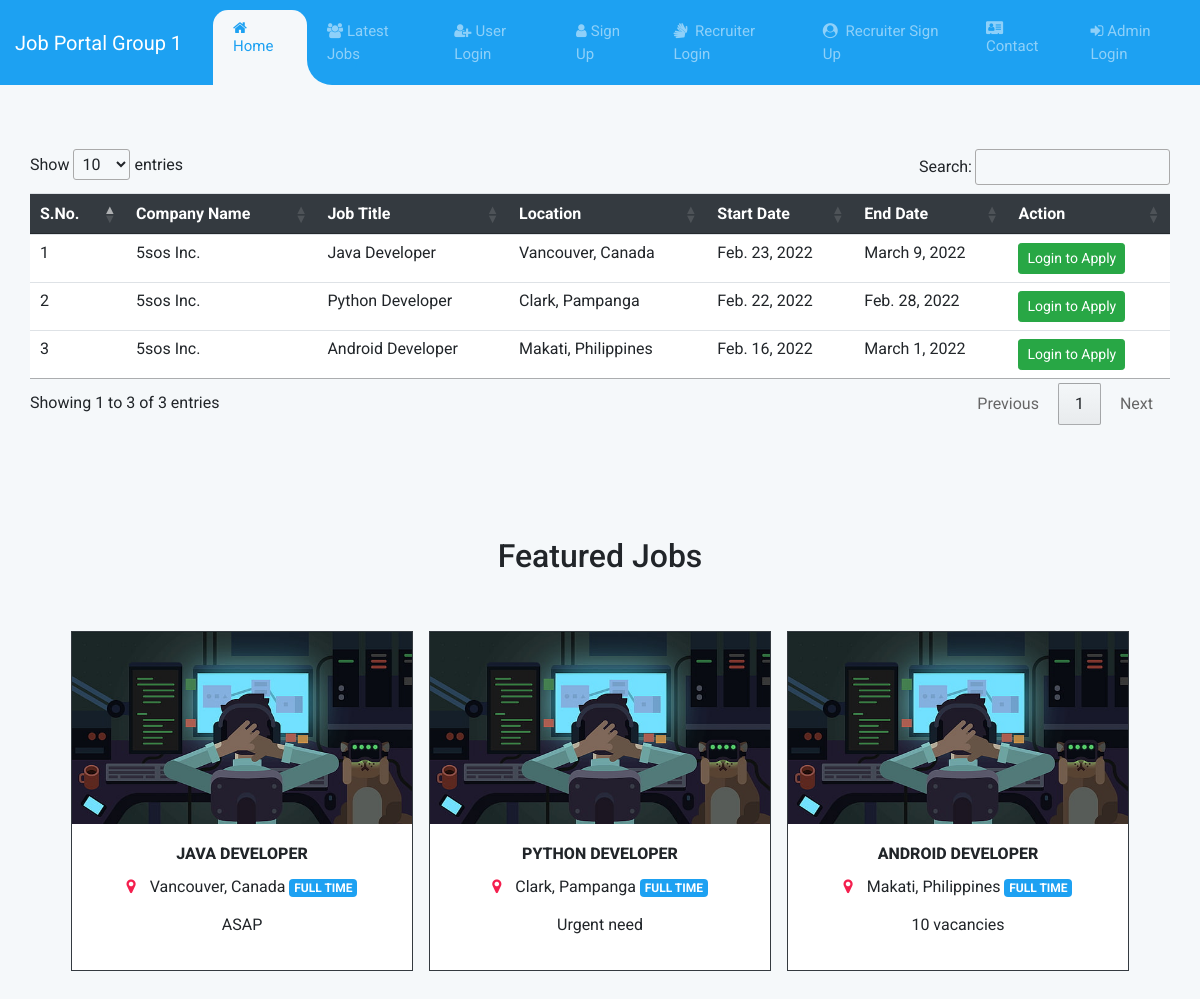
The app's page /, older data.
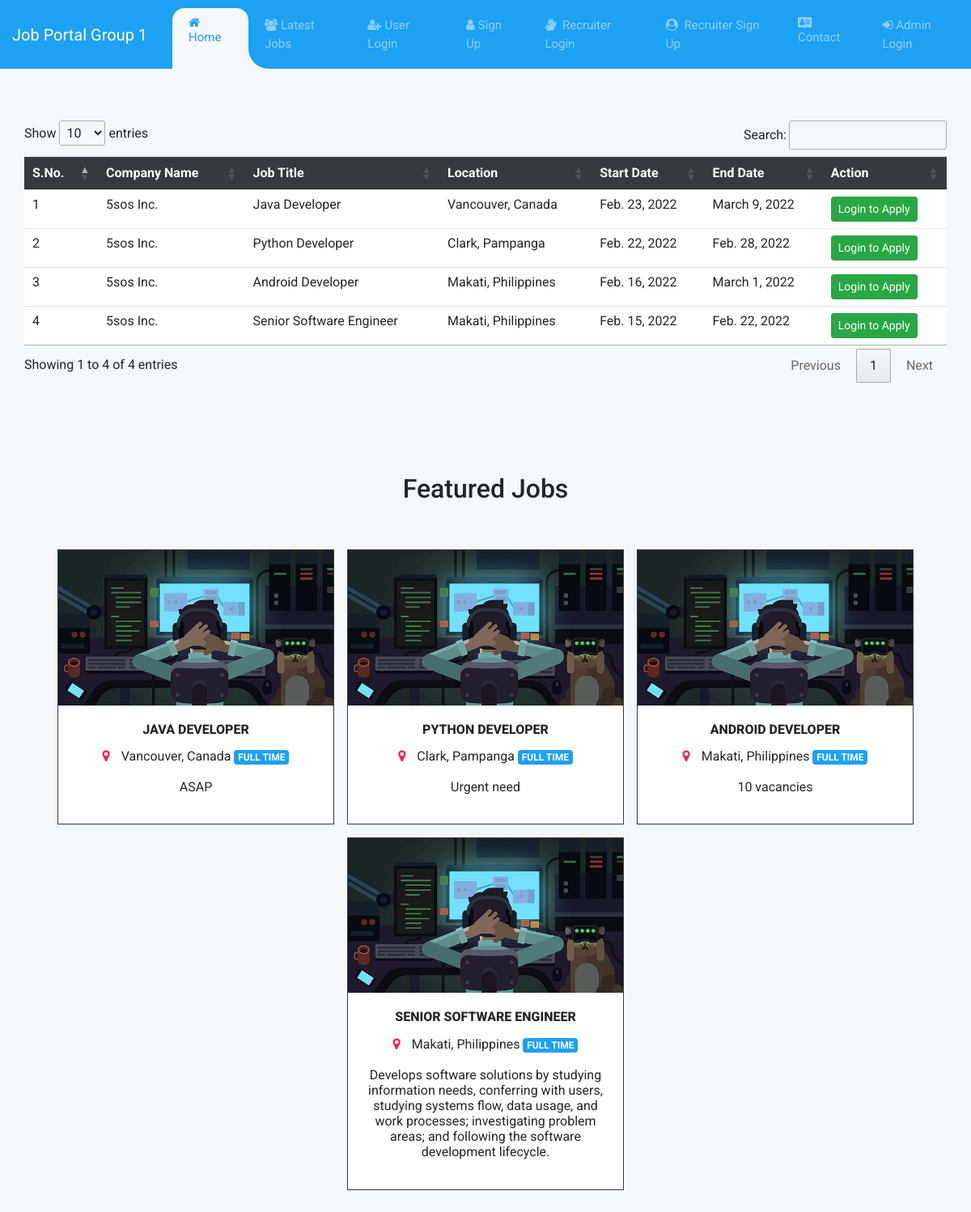
The same page, newer data.
### job/models.py (models this page shows, shortened)
class Job(models.Model):
    recruiter = models.ForeignKey(Recruiter, on_delete=models.CASCADE)
    start_date = models.DateField()
    end_date = models.DateField()
    title = models.CharField(max_length=100)
    salary = models.FloatField(max_length=20)
    image = models.FileField()
    description = models.CharField(max_length=300)
    experience = models.CharField(max_length=50)
    location = models.CharField(max_length=100)
    skills = models.CharField(max_length=100)
    creationdate = models.DateField()

class Recruiter(models.Model):
    user = models.ForeignKey(User, on_delete=models.CASCADE)
    mobile = models.CharField(max_length=15, null=True)
    image = models.FileField(null=True)
    gender = models.CharField(max_length=10, null=True)
    company= models.CharField(max_length=100, null=True)
    type = models.CharField(max_length=15, null=True)
    status = models.CharField(max_length=20, null=True)

### job/views.py (the view)
# urls.py: path('', index, name="index"),
def index(request):
    job = Job.objects.all().order_by('-start_date')
    d = {'job': job}
    return render(request, 'index.html', d)

### job/templates/index.html (shortened to what this page needs)
{% load static %} {% block body %} {% include 'navigation.html' %}
<link
  rel="stylesheet"
  href="https://cdn.datatables.net/1.11.4/css/jquery.dataTables.min.css"
/>
<link
  rel="stylesheet"
  href="https://cdn.datatables.net/buttons/2.2.2/css/buttons.dataTables.min.css"
/>
<div class="container table-container">
  <table class="table table-hover" id="example">
    <thead>
      <tr style="background-color: #343a40; color: white">
        <th>S.No.</th>
        <th>Company Name</th>
        <th>Job Title</th>
        <th>Location</th>
        <th>Start Date</th>
        <th>End Date</th>
        <th>Action</th>
      </tr>
    </thead>
    <tbody>
      {% for i in job %}
      <tr style="background-color: #fff">
        <td>{{forloop.counter}}</td>
        <td>{{i.recruiter.company}}</td>
        <td>{{i.title}}</td>
        <td>{{i.location}}</td>
        <td>{{i.start_date}}</td>
        <td>{{i.end_date}}</td>
        <td>
          <a href="{% url 'user_login'%}" class="btn btn-success btn-sm"
            >Login to Apply</a
          >
        </td>
      </tr>
      {% endfor %}
    </tbody>
  </table>
</div>
<section class="our-placed-students">
  <div class="container">
    <h2 class="text-center">Featured Jobs</h2>
    <div class="row">
      {% for i in job %}
      <div class="mb-0.5 bg-dark-custom-surface">
        <div class="card text-center">
          <img src="{% static 'images/game_dev.jpg' %}" class="img-fluid" />
        </div>
        <div class="card-body">
          <h6 class="card-title">{{i.title}}</h6>
          <p class="card-location">
            <i class="fa fa-map-marker job__location"></i>
            {{i.location}}
            <span class="badge featured-badge">Full time</span>
          </p>
          <p class="card-details">
            {{ i.description }}
          </p>
        </div>
      </div>
      {% endfor %}
    </div>
  </div>
</section>
{% endblock %}

Row changes from the older to the newer data that the page shows:
added Job: recruiter.company "5sos Inc.", title "Senior Software Engineer", location "Makati, Philippines", start_date "Feb. 15, 2022", end_date "Feb. 22, 2022", title "SENIOR SOFTWARE ENGINEER", description "Develops software solutions by studying information needs, conferring with users, studying systems flow, data usage, and work processes; investigating problem areas; and following the software development lifecycle."
Text that changed along with them:
text written by a page script: "Show entries Search: Showing 1 to 3 of 3 entries Previous 1 Next" → "Show entries Search: Showing 1 to 4 of 4 entries Previous 1 Next"
